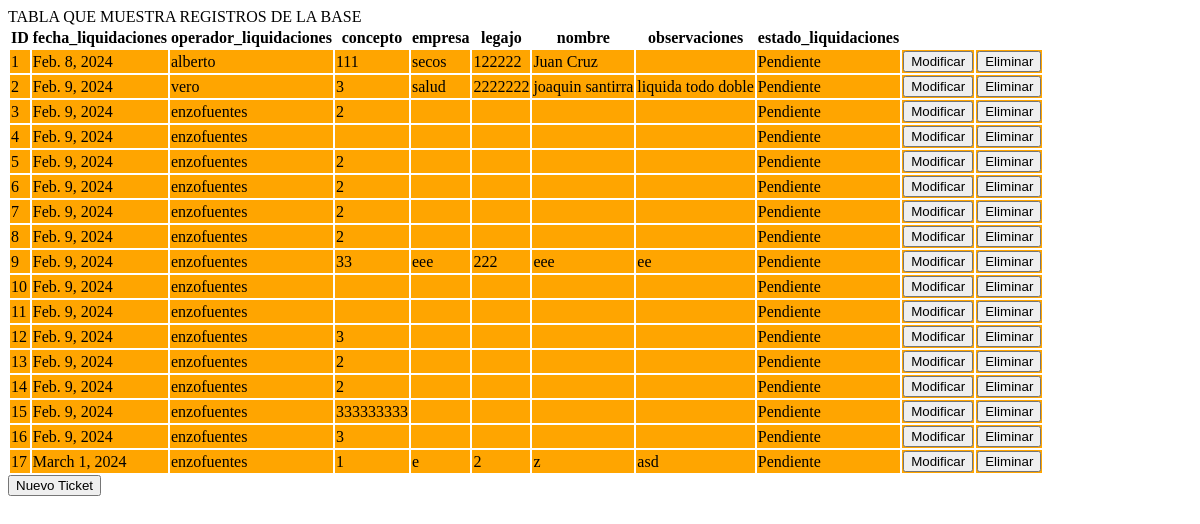
Page /api/tickets/ on the earlier database version.
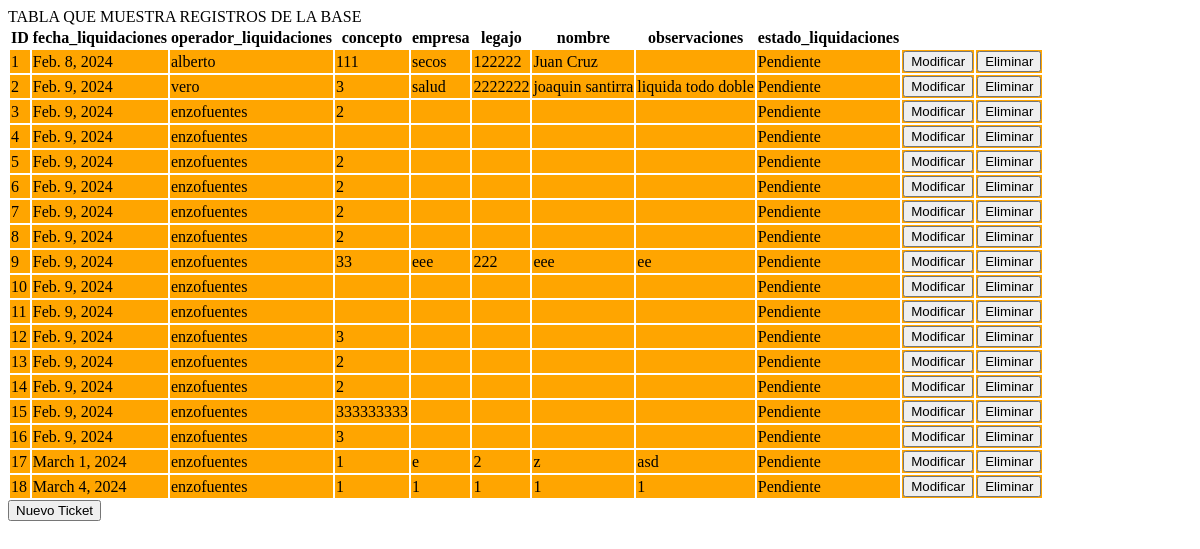
Same page on the later database version.
### tickets/models.py (models this page shows)
class Registro(models.Model):
    id_registro = models.AutoField(primary_key=True)
    fecha_liquidaciones = models.TextField(default = datetime.date.today)
    operador_liquidaciones = models.CharField(max_length=100, default= username)
    concepto = models.CharField(max_length=100)
    empresa = models.CharField(max_length=100)
    legajo = models.CharField(max_length=50)
    nombre = models.CharField(max_length=100)
    observaciones = models.TextField(default = ' ')
    estado_liquidaciones = models.CharField(max_length=50, default = 'Pendiente')
    operador_sistemas = models.CharField(max_length=100, default = ' ')
    estado_sistemas = models.CharField(max_length=50, default = ' ')
    devoluciones = models.TextField(default = ' ')
    fecha_sistemas = models.TextField(default = ' ')

### tickets/views.py (the view)
# urls.py: path('tickets/', index, name="index"),
def index(request):
    regitros = Registro.objects.order_by("id_registro")
    template = loader.get_template("tickets/index.html") #codigo frontend
    context = {"regitros": regitros} #el contexto son los objetos de python que voy a mostrar
    return render(request, "tickets/index.html", context)

### tickets/templates/tickets/index.html (shortened to what this page needs)
{% load static %}
<!DOCTYPE html>
<html lang="en">
<head>
    <link rel="stylesheet" type="text/css" href="{% static 'style sheet/style.css' %}">
</head>
<body>
    TABLA QUE MUESTRA REGISTROS DE LA BASE
    {% if regitros %}
    <table id="tickets">
        <thead>
            <tr>
                <th>ID</th>
                <th>fecha_liquidaciones</th>
                <th>operador_liquidaciones</th>
                <th>concepto</th>
                <th>empresa</th>
                <th>legajo</th>
                <th>nombre</th>
                <th>observaciones</th>
                <th>estado_liquidaciones</th>
            </tr>
        </thead>
        <tbody>
            {% for ticket in regitros %}
                <div >
                    <tr class="ticket_row">
                        <td>{{ ticket.id_registro }}</td>
                        <td>{{ ticket.fecha_liquidaciones }}</td>
                        <td>{{ ticket.operador_liquidaciones }}</td>
                        <td>{{ ticket.concepto }}</td>
                        <td>{{ ticket.empresa }}</td>
                        <td>{{ ticket.legajo }}</td>
                        <td>{{ ticket.nombre }}</td>
                        <td>{{ ticket.observaciones }}</td>
                        <td>{{ ticket.estado_liquidaciones }}</td>
                        <td class="row_modificar_btn"><button>Modificar</button></td>
                        <td class="row_eliminar_btn"><button>Eliminar</button></td>
                    </tr>
                </div>
            {% endfor %}
        </tbody>
    </table>
{% else %}
    <p>No tickets are available.</p>
{% endif %}
<button id="nuevo_ticket_btn">Nuevo Ticket</button>
</body>
</html>

Differences in the rows shown:
added Registro: id_registro "18", fecha_liquidaciones "March 4, 2024", operador_liquidaciones "enzofuentes", concepto "1", empresa "1", legajo "1", nombre "1", observaciones "1", estado_liquidaciones "Pendiente"
